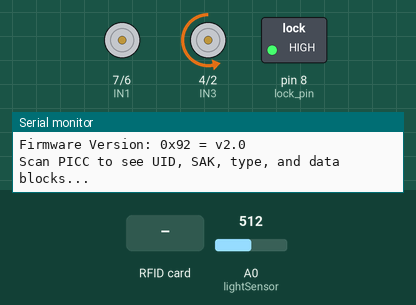
The sketch below on a simulated Arduino Uno, built with avr-gcc and run on an emulated ATmega328P. Shown: motor-driver pin pairs drawn as motors (green arrow = first pin HIGH = forward, orange = second pin HIGH = backward, longer = more drive, scaled by the enable pin), switched loads named in the sketch (green lamp = pin HIGH), the last lines printed to the serial monitor. The test bench sets the inputs (shaded band); at power-on: A0 (lightSensor) = 512. Pins used as bus, display or sensor lines are not drawn.

Above: at 1.2 s.
1.3 s: RFID card D9 A1 D1 8C held to the reader
At 3.6 s:
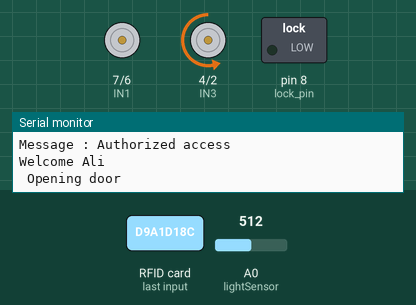
4.2 s: A0 (lightSensor) set to 416
7.2 s: A0 (lightSensor) set to 381
At 8.4 s:
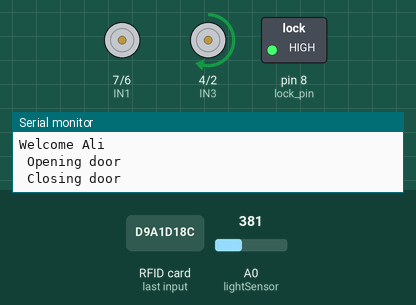
8.7 s: RFID card 47 09 71 B3 held to the reader
At 11.3 s:
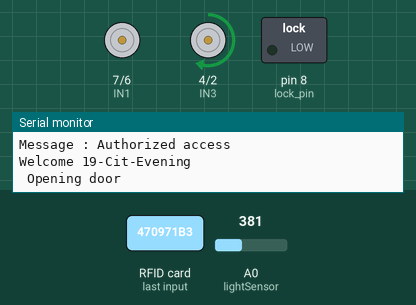
11.6 s: A0 (lightSensor) set to 410
At 14.0 s:
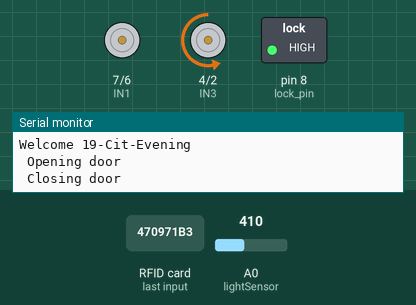
14.2 s: A0 (lightSensor) set to 390
At 14.8 s:
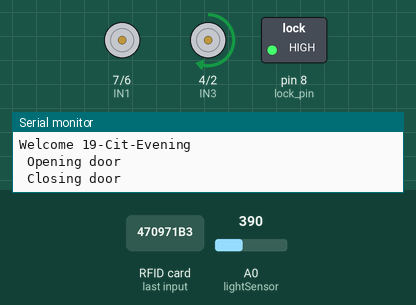
Timing chart, 0 to 16.7 s (numbered marks = the images above; inputs shaded):
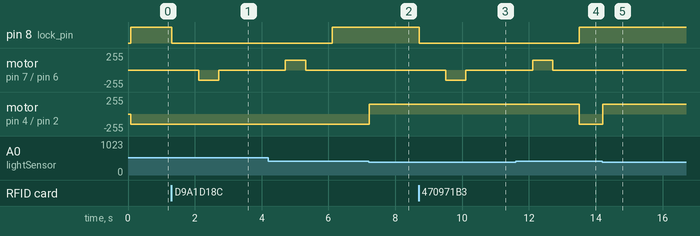

Measured:
- the behaviour switches between 400 and 399 on A0 (lightSensor) (found by bisection; images 1 and 2)
- after the input at 1.3 s, pin 8 (lock_pin): HIGH → LOW at once; motor on pin 7 (IN1) / pin 6 (IN2): stopped → backward 150/255 after 0.81 s, → stopped 0.60 s later
- after the input at 7.2 s, motor on pin 4 (IN3) / pin 2 (IN4): backward 150/255 → forward 150/255 at once
- after the input at 8.7 s, pin 8 (lock_pin): HIGH → LOW at once; motor on pin 7 (IN1) / pin 6 (IN2): stopped → backward 150/255 after 0.81 s, → stopped 0.60 s later
- after the input at 11.6 s, motor on pin 4 (IN3) / pin 2 (IN4): forward 150/255 → backward 150/255 after 1.9 s
- after the input at 14.2 s, motor on pin 4 (IN3) / pin 2 (IN4): backward 150/255 → forward 150/255 at once

The sketch:

updated_code_for_rdif_door_lock.ino
```cpp
 /*

   * 0

 * Typical pin layout used:
 * -----------------------------------------------------------------------------------------
 *             MFRC522      Arduino       Esp32   Arduino    Arduino          Arduino
 *             Reader/PCD   Uno/101             Nano v3    Leonardo/Micro   Pro Micro
 * Signal      Pin          Pin           Pin       Pin        Pin              Pin
 * -----------------------------------------------------------------------------------------
 * RST/Reset   RST


             22         D9         RESET/ICSP-5     RST
 * SPI SS      SDA(SS)      10            5        D10        10               10
 * SPI MOSI    MOSI         11 / ICSP-4   23        D11        ICSP-4           16
 * SPI MISO    MISO         12 / ICSP-1   19        D12        ICSP-1           14
 * SPI SCK     SCK          13 / ICSP-3   18        D13        ICSP-3           15
 *
 * Night Mode Light Pin       3
 * Light Sensor   A2 0
 * Electrical Lock pins       4
 * Obsticle Avoidance Sensor    A1
 */

#include <SPI.h>
#include <MFRC522.h>
//


#define RST_PIN         9          // Configurable, see typical pin layout above
#define SS_PIN          10         // Configurable, see typical pin layout above
const int IN1 = 7;
const int IN2 = 6;
const int IN3 = 4;
const int IN4 = 2;
const int ENA = 5 ;
const int ENB = 3 ;
MFRC522 mfrc522(SS_PIN, RST_PIN);  // Create MFRC522 instance
int lightSensor = A0;
//int obsticleSensor = A1;// select the input pin for the potentiometer
//int out_light = 2;
int lock_pin = 8;
//int auto_light = 4 ;
int light_sensor_Value = 0;
//int obst_sensor_Value = 0;
void setup() {
 Serial.begin(9600);   // Initialize serial communications with the PC
  while (!Serial);    // Do nothing if no serial port is opened (added for Arduinos based on ATMEGA32U4)
  SPI.begin();      // Init SPI bus
  mfrc522.PCD_Init();   // Init MFRC522
  delay(4);       // Optional delay. Some board do need more time after init to be ready, see Readme
  mfrc522.PCD_DumpVersionToSerial();  // Show details of PCD - MFRC522 Card Reader details
  Serial.println(F("Scan PICC to see UID, SAK, type, and data blocks..."));
 pinMode (IN1, OUTPUT);
  pinMode (IN2, OUTPUT);
  pinMode (ENA, OUTPUT);
   pinMode (IN3, OUTPUT);
  pinMode (IN4, OUTPUT);
  pinMode (ENB, OUTPUT);
  pinMode(lock_pin, OUTPUT);
  pinMode(lightSensor, INPUT);
//  pinMode(obsticleSensor, INPUT);
//   pinMode(out_light, OUTPUT);
//    pinMode(auto_light, OUTPUT);
   digitalWrite(lock_pin, HIGH);


}

void loop() {


//  SPI.begin();      // Init SPI bus
//  mfrc522.PCD_Init();   // Init MFRC522
//  delay(4);       // Optional delay. Some board do need more time after init to be ready, see Readme
//  mfrc522.PCD_DumpVersionToSerial();  // Show details of PCD - MFRC522 Card Reader details
////  Serial.println(F("Scan PICC to see UID, SAK, type, and data blocks..."));


// light_sensor_Value = analogRead(lightSensor);
//obst_sensor_Value = analogRead(obsticleSensor);
 if(analogRead(A0)>=400){
    analogWrite(ENB, 150);

//Serial.println(analogRead(A0));

  digitalWrite(IN3, LOW);
  digitalWrite(IN4, HIGH);
    }else{

//Serial.println("LIGHT Off");
//    analogWrite(ENB, 130);

        digitalWrite(IN3, HIGH);
  digitalWrite(IN4, LOW);

      }

//    if(obst_sensor_Value<=45){
//  digitalWrite(auto_light, HIGH);
//
//  }else{
//     digitalWrite(auto_light, LOW);
//    }

  // Reset the loop if no new card present on the sensor/reader. This saves the entire process when idle.
  if ( ! mfrc522.PICC_IsNewCardPresent()) {
    return;
  }

  // Select one of the cards
  if ( ! mfrc522.PICC_ReadCardSerial()) {
    return;
  }

 String content= "";
  byte letter;
for (byte i = 0; i < mfrc522.uid.size; i++)
  {
     Serial.print(mfrc522.uid.uidByte[i] < 0x10 ? " 0" : " ");
     Serial.print(mfrc522.uid.uidByte[i], HEX);
     content.concat(String(mfrc522.uid.uidByte[i] < 0x10 ? " 0" : " "));
     content.concat(String(mfrc522.uid.uidByte[i], HEX));
  }
  Serial.println();
  Serial.print("Message : ");
  content.toUpperCase();
  if (content.substring(1) == "D9 A1 D1 8C" ) //change here the UID of the card/cards that you want to give access
  {
    Serial.println("Authorized access");
    Serial.println("Welcome Ali");
    dooropen();
    delay(2000);
  doorclose();
  }else if (content.substring(1) == "47 09 71 B3") //change here the UID of the card/cards that you want to give access
  {
    Serial.println("Authorized access");
    Serial.println("Welcome 19-Cit-Evening");
   dooropen();
    delay(2000);
  doorclose();
  }

 else   {
    Serial.println(" Access denied");
    Serial.print("Please Try Again");


  }


  // Dump debug info about the card; PICC_HaltA() is automatically called
//  mfrc522.PICC_DumpToSerial(&(mfrc522.uid));
}

//  This function is Used to Automatically Open the Door
void dooropen(){
   digitalWrite(lock_pin, LOW);
     delay(800);
      analogWrite(ENA, 150);

//control direction


  digitalWrite(IN1, LOW);
  digitalWrite(IN2, HIGH);

  Serial.println(" Opening door ");
  delay(600);

  digitalWrite(IN1, LOW);
  digitalWrite(IN2, LOW);

  }
//   This function is used to Closed the Door Automaticaly
void doorclose(){

   analogWrite(ENA, 150);

//control direction

  digitalWrite(IN1, HIGH);
  digitalWrite(IN2, LOW);
  Serial.println(" Closing door ");
  delay(600);
  digitalWrite(IN1, LOW);
  digitalWrite(IN2, LOW);
  delay(800);
   digitalWrite(lock_pin, HIGH);

  }
```
